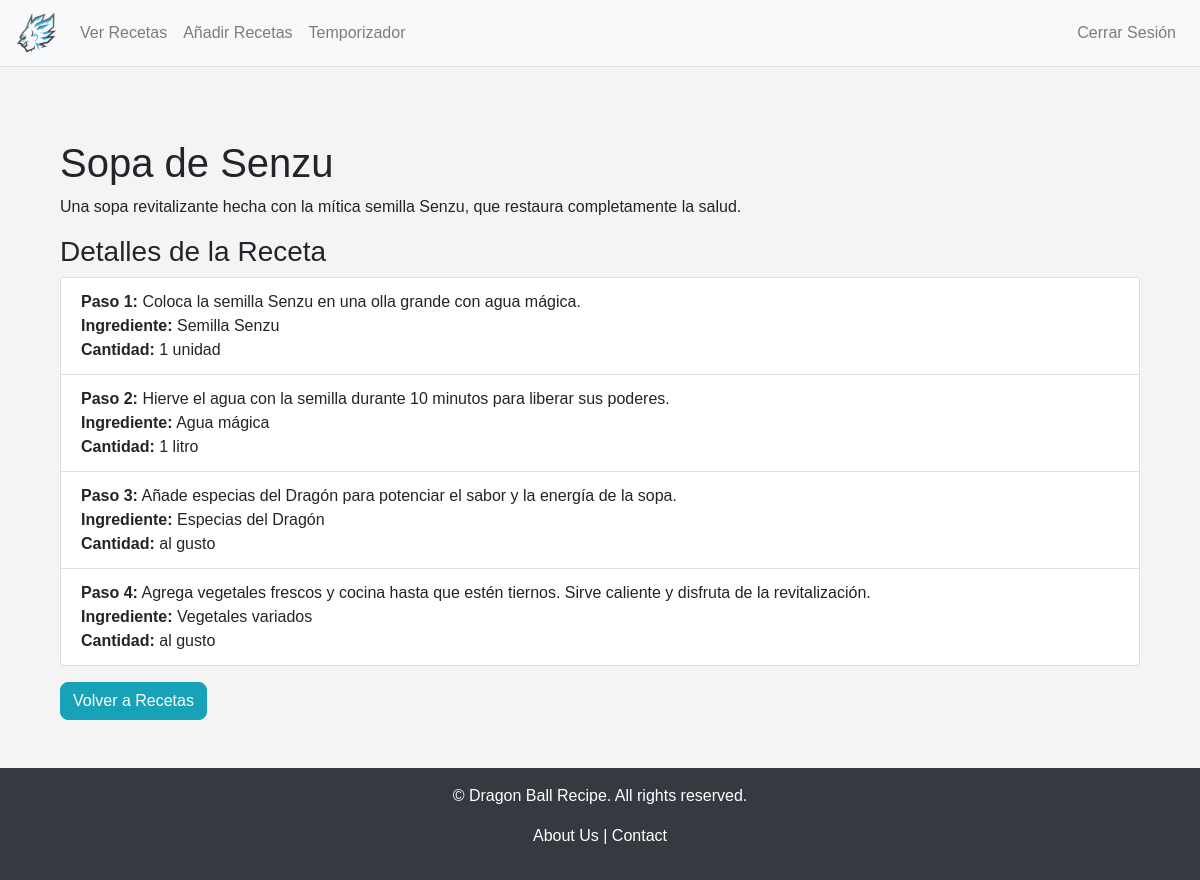
Screenshot of /recipe/1 (signed in) with the database file from the repository.
### tables this page shows
CREATE TABLE recipes (
    id INTEGER PRIMARY KEY AUTOINCREMENT,
    name TEXT NOT NULL,
    description TEXT
);

CREATE TABLE recipe_details (
    id INTEGER PRIMARY KEY AUTOINCREMENT,
    recipe_id INTEGER NOT NULL,
    ingredient TEXT NOT NULL,
    quantity TEXT NOT NULL,
    step_number INTEGER NOT NULL,
    step_description TEXT NOT NULL,
    FOREIGN KEY (recipe_id) REFERENCES recipes (id)
);

### app.py (the view)
@app.route('/recipe/<int:recipe_id>')
def recipe_detail(recipe_id):
    if 'user_id' not in session:
        return redirect(url_for('login'))
    conn = sqlite3.connect('recipes.db')
    conn.row_factory = sqlite3.Row
    cur = conn.cursor()
    cur.execute("SELECT * FROM recipes WHERE id = ?", (recipe_id,))
    recipe = cur.fetchone()
    cur.execute("SELECT * FROM recipe_details WHERE recipe_id = ?", (recipe_id,))
    details = cur.fetchall()
    conn.close()
    return render_template('recipe_detail.html', recipe=recipe, details=details)

### templates/recipe_detail.html (shortened to what this page needs)
{% extends 'layout.html' %}
{% block content %}
    <div class="container mt-5">
        <h1>{{ recipe.name }}</h1>
        <p>{{ recipe.description }}</p>
        <h3>Detalles de la Receta</h3>
        <ul class="list-group">
            {% for detail in details %}
                <li class="list-group-item">
                    <strong>Paso {{ detail.step_number }}:</strong> {{ detail.step_description }}<br>
                    <strong>Ingrediente:</strong> {{ detail.ingredient }}<br>
                    <strong>Cantidad:</strong> {{ detail.quantity }}
                </li>
            {% endfor %}
        </ul>
        <a href="{{ url_for('recipes') }}" class="btn btn-info mt-3">Volver a Recetas</a>
    </div>
{% endblock %}

### static/css/styles.css (style rules this page uses)
body { background-color: #f4f4f4; font-family: Arial, sans-serif; display: flex; flex-direction: column; min-height: 100vh; margin: 0; }
.container { margin-top: 30px; }
.btn-primary, .btn-info, .btn-secondary, .btn-danger { border-radius: 0.5rem; font-size: 1rem; }

### rows the page displays
recipes: name "Sopa de Senzu", description "Una sopa revitalizante hecha con la mítica semilla Senzu, que restaura completamente la salud."
recipe_details: step_number "1", step_description "Coloca la semilla Senzu en una olla grande con agua mágica.", ingredient "Semilla Senzu", quantity "1 unidad"
recipe_details: step_number "2", step_description "Hierve el agua con la semilla durante 10 minutos para liberar sus poderes.", ingredient "Agua mágica", quantity "1 litro"
recipe_details: step_number "3", step_description "Añade especias del Dragón para potenciar el sabor y la energía de la sopa.", ingredient "Especias del Dragón", quantity "al gusto"
recipe_details: step_number "4", step_description "Agrega vegetales frescos y cocina hasta que estén tiernos. Sirve caliente y disfruta de la revitalización.", ingredient "Vegetales variados", quantity "al gusto"
